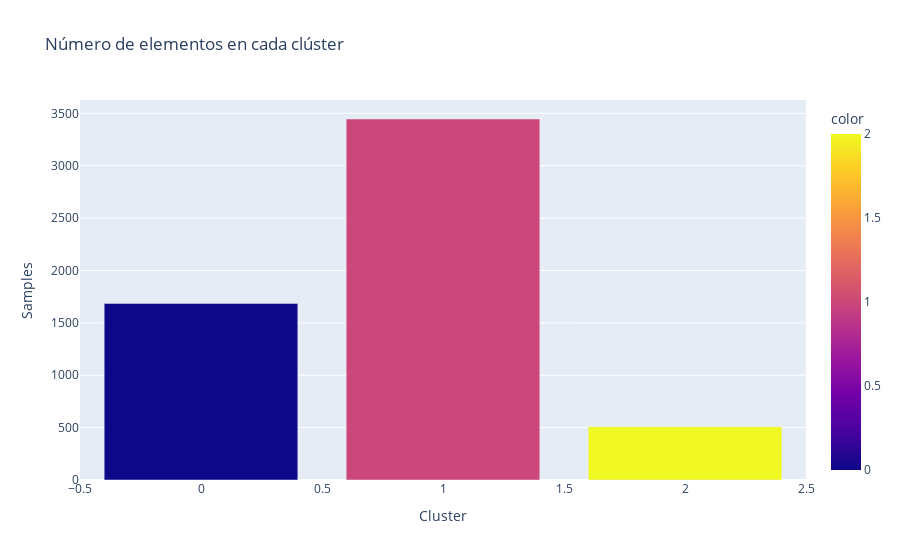

Here is the notebook cell this chart was saved with:
### Markdown cell above
## Explicabilidad de los clústeres

Comprobación de la distribución de instancias en los clústeres y caracterización de los mismos.

### Code cell
# Convertir clusteres_train_Scratch a una Serie de pandas
clusteres_train_Scratch_series = pd.Series(clusteres_train_Scratch)

#Creamos un gráfico de barras
fig = px.bar(
    x=clusteres_train_Scratch_series.value_counts().index, #señala los nombres
    y=clusteres_train_Scratch_series.value_counts().values,  #muestra los valores
    labels={
        "x": "Cluster",
        "y": "Samples"
    },
    title="Número de elementos en cada clúster",
    color=clusteres_train_Scratch_series.value_counts().index
)

fig.show()

### Figure 1 — Plotly figure (JSON) as saved in the notebook; plotly's stock layout.template omitted (floating-point values rounded to 4 significant figures)
{"data": [{"alignmentgroup": "True", "hovertemplate": "Cluster=%{x}<br>Samples=%{y}<br>color=%{marker.color}<extra></extra>", "legendgroup": "", "marker": {"color": [1, 0, 2], "coloraxis": "coloraxis", "pattern": {"shape": ""}}, "name": "", "offsetgroup": "", "orientation": "v", "showlegend": false, "textposition": "auto", "type": "bar", "x": [1, 0, 2], "xaxis": "x", "y": [3446, 1686, 508], "yaxis": "y"}], "layout": {"barmode": "relative", "coloraxis": {"colorbar": {"title": {"text": "color"}}, "colorscale": [[0, "#0d0887"], [0.1111, "#46039f"], [0.2222, "#7201a8"], [0.3333, "#9c179e"], [0.4444, "#bd3786"], [0.5556, "#d8576b"], [0.6667, "#ed7953"], [0.7778, "#fb9f3a"], [0.8889, "#fdca26"], [1, "#f0f921"]]}, "legend": {"tracegroupgap": 0}, "title": {"text": "Número de elementos en cada clúster"}, "xaxis": {"anchor": "y", "domain": [0, 1], "title": {"text": "Cluster"}}, "yaxis": {"anchor": "x", "domain": [0, 1], "title": {"text": "Samples"}}}}
